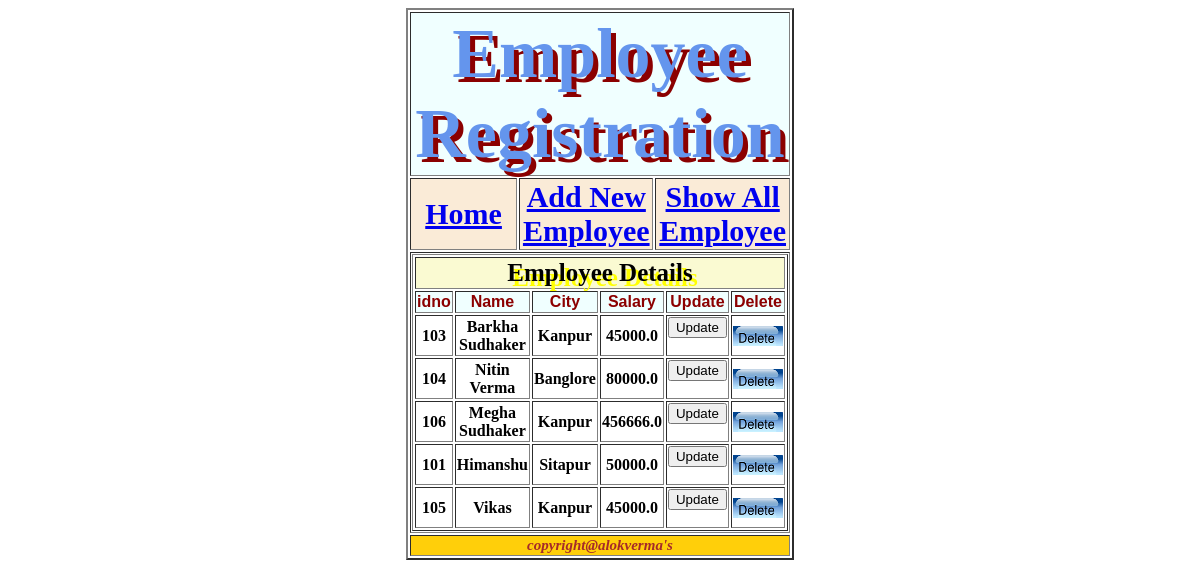
Page /allEmp/ on the committed database.
### app18/models.py (models this page shows)
class Employee(models.Model):
    idno=models.IntegerField(unique=True)
    Name=models.CharField(max_length=30)
    City=models.CharField(max_length=30)
    Salary=models.FloatField()

### app18/views.py (the view)
# urls.py: path('allEmp/',views.allEmp,name="allEmp"),
def allEmp(request):
    res=Employee.objects.all()
    return render(request,"allEmp.html",{"data":res})

### templates/allEmp.html (shortened to what this page needs)
{% extends 'common.html' %}
{% block alok %}
    {% load static %}
<html>
<body>
    <table align="center"  border="1">
    <tr>
    <th  id="hed"colspan="6">Employee Details</th>
    </tr>
     </tr>
    <tr>
        <th class="one">idno</th>
        <th class="one">Name</th>
        <th class="one">City</th>
        <th class="one">Salary</th>
        <th class="one">Update</th>
        <th class="one">Delete</th>
    </tr>
    {% for x in data %}
    <tr>
        <th>{{ x.idno }}</th>
        <th>{{ x.Name }}</th>
        <th>{{ x.City }}</th>
        <th>{{ x.Salary }}</th>
        <th>
           <form action="{% url 'show_update' %}">
                <button type="submit">Update</button>
            </form>
        </th>
        <th>
            <a href="{% url 'delete' %}?no={{ x.idno }}">
            <img src="{% static 'images/delete.png' %}"></a>
        </th>
    </tr>
    {% endfor %}
    </table>
{% endblock %}

### templates/common.html (shortened to what this page needs)
<html>
<head>
    </head>
<body>
<table align="center" border="2">
    <tr>
        <th id="head" colspan="3"> Employee Registration</th>
        <tr>
    <th class="menu" width="100">
        <a href="{% url 'main' %}"> Home</a></th>
    <th class="menu" width="100">
        <a href="{% url 'addEmp' %}">Add New Employee</a></th>
    <th class="menu" width="100">
        <a href="{% url 'allEmp' %}">Show All Employee</a></th>
    </tr>
        <tr>
    <th colspan="3">
        {% block alok %}
        {% endblock %}
    <tr>
        <th colspan="3" id="copyright"> copyright@alokverma's</th>
    </tr>
</body>
</html>

### templates/common.html (style rules this page uses)
.menu { background-color: antiquewhite; color: brown;font-family: "Angsana New"; font-size: 30px; }
#head { text-shadow: darkred 5px 5px ; background-color: azure;font-family:Impact; color: cornflowerblue; font-size: 70px; }
#copyright { font-family: "Arial Black"; font-size: 15px; font-style: italic; background-color: #ffcf0a; color: brown; }

### templates/allEmp.html (style rules this page uses)
#hed { background-color: lightgoldenrodyellow; text-shadow: yellow 5px 5px; font-size: 25px; }
.one { background-color: azure; font-family: sans-serif; color: darkred; width: 100px; }

### rows in the picture
Employee: idno "103", Name "Barkha Sudhaker", City "Kanpur", Salary "45000.0"
Employee: idno "104", Name "Nitin Verma", City "Banglore", Salary "80000.0"
Employee: idno "106", Name "Megha Sudhaker", City "Kanpur", Salary "456666.0"
Employee: idno "101", Name "Himanshu", City "Sitapur", Salary "50000.0"
Employee: idno "105", Name "Vikas", City "Kanpur", Salary "45000.0"
